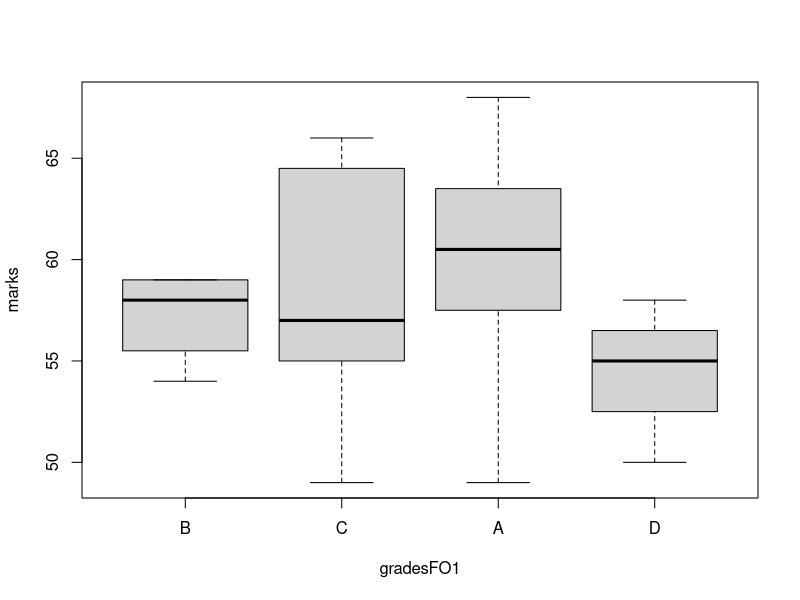
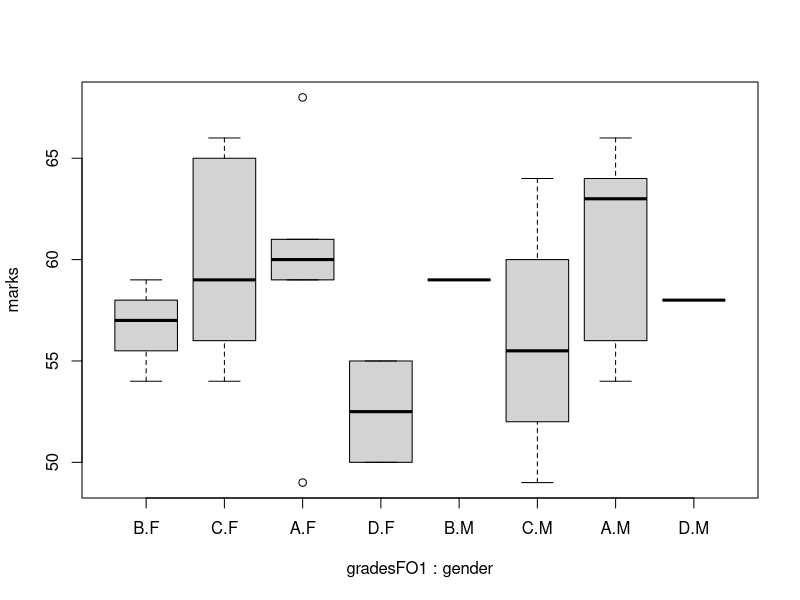
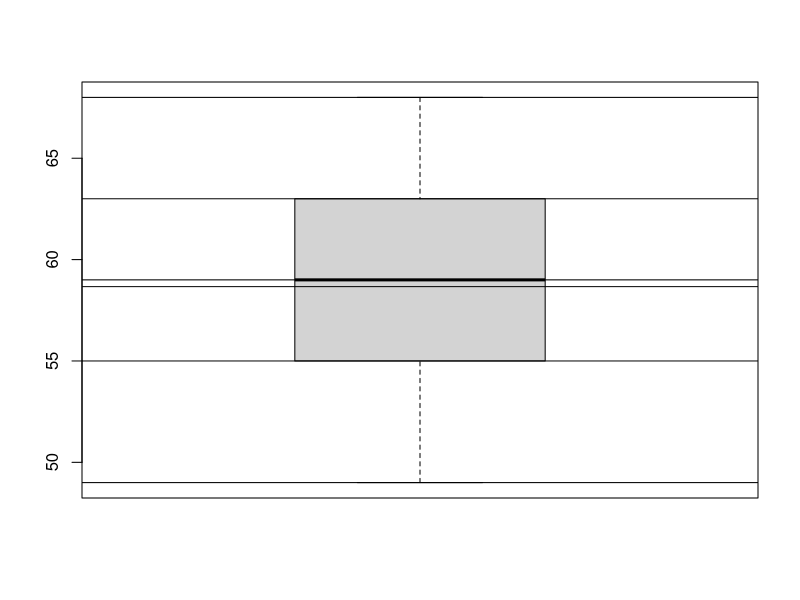

Generate these figures, in order, with R:


(grades = sample(c(LETTERS[1:4]), size=30, replace=T, prob=c(.4,.2,.3,.1 )))
summary(grades)
(gradesF = factor(grades))
summary(gradesF)
table(grades)
table(gradesF)
class(gradesF)
(gradesFO = factor(grades, ordered=T))
(gradesFO1 = factor(grades, ordered=T, levels=c('B','C','A','D')))
summary(gradesFO1)

(marks = ceiling(rnorm(30, mean=60, sd=5)))
(gender = factor(sample(c('M', 'F'), size=30, replace=T)))
(student1 = data.frame(marks, gender, gradesFO1))
boxplot( marks ~ gradesFO1, data=student1)      
boxplot( marks ~ gradesFO1 + gender, data=student1)      

boxplot(marks)
summary(marks)
abline(h = summary(marks))
quantile(marks)
